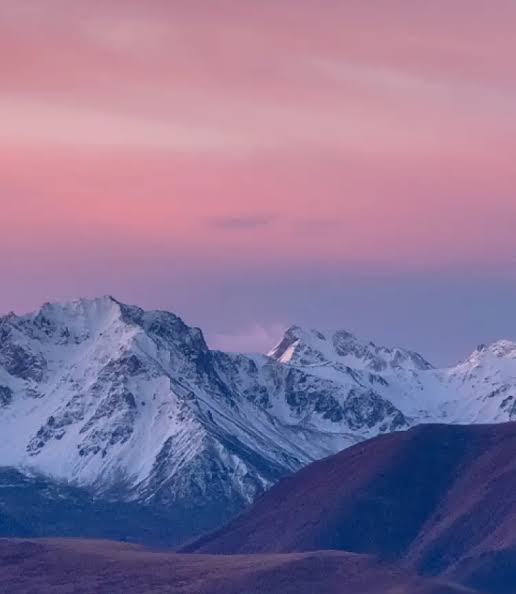
#> input picture sample.jpg, 516 x 594 px
$ python pendulum.py
#> lines starting #> are read from the running program, lines starting #| are printed output that depends on the picture
import numpy as np
from scipy.integrate import odeint
from hashlib import shake_256
from PIL import Image

#5000 samples from 0 to 49.99 seconds
times = np.arange(5000)*0.01


def derivatives(state,time,m1,m2,l1,l2):
    theta1, theta2, omega1, omega2 = state
    g = 9.81
    delta = theta1 - theta2
    coupling = m2*l1*l2

    coefficients = [
        [(m1 + m2)*l1**2, coupling*np.cos(delta)],
        [coupling*np.cos(delta),m2*l2**2],
    ]

    right_side = [
        -(m1+m2)*g*l1*np.sin(theta1)
        - coupling * omega2**2 * np.sin(delta),
        -m2*g*l2*np.sin(theta2)
        + coupling * omega1**2 * np.sin(delta),
    ]

    alpha1,alpha2 = np.linalg.solve(coefficients,right_side)
    return[omega1,omega2,alpha1,alpha2]

def make_mask(theta1_deg, theta2_deg, m1, m2, l1, l2, byte_count):
    theta1, theta2 = np.deg2rad([theta1_deg, theta2_deg])
    initial_state = np.array([theta1, theta2, 0.0, 0.0])

    trajectory = odeint(
        derivatives,
        initial_state,
        times,
        args=(m1, m2, l1, l2),
        rtol=1e-9,
        atol=1e-9,
    )

    angles = trajectory[500:, :2]
    angle_sums = angles[:, 0] + angles[:, 1]
    scaled = np.trunc(angle_sums * 1_000_000_000)
    pendulum_bytes = (scaled % 256).astype(np.uint8)

    return shake_256(pendulum_bytes.tobytes()).digest(byte_count)

if __name__ == "__main__":

    with Image.open("sample.jpg") as image:
        #small_image = image.convert("RGB").resize((128, 128))
#> image is the input picture: PIL image 516x594 RGB; mean R, G, B 135.8, 116.2, 151.1
        pixels = np.array(image.convert("RGB"), dtype=np.uint8)

    print("Image shape:", pixels.shape)
#| Image shape: (594, 516, 3)
    print("Number of color values:", pixels.size)
#| Number of color values: 919512
    print("First pixel RGB:", pixels[0, 0])
#| First pixel RGB: [190 142 158]

    mask = make_mask(120.0, -100.0, 1.0, 1.0, 1.0, 1.0, byte_count=pixels.size)

    print("Mask length:", len(mask))
#| Mask length: 919512

    mask_array = np.frombuffer(mask, dtype=np.uint8).reshape(pixels.shape)

    encrypted_pixels = np.bitwise_xor(pixels, mask_array)
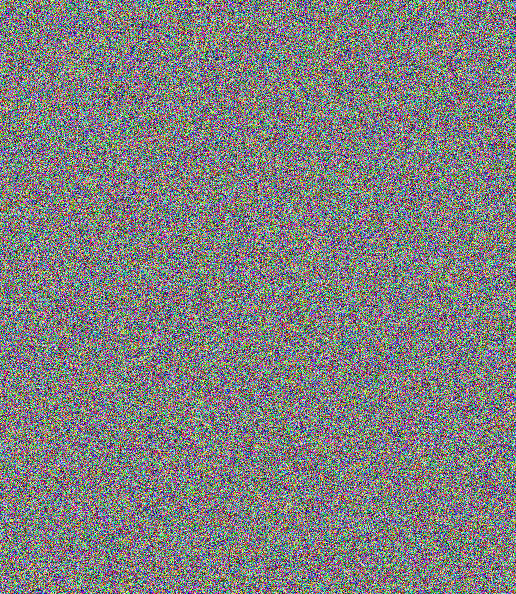
#> encrypted_pixels: shape (594, 516, 3); mean R, G, B 127.4, 127.5, 127.4

    Image.fromarray(encrypted_pixels).save("encrypted.png")

    print("First encrypted pixel:", encrypted_pixels[0, 0])
#| First encrypted pixel: [223 192  27]
    print("Saved encrypted.png")

    with Image.open("encrypted.png") as image:
        saved_pixels = np.array(image, dtype=np.uint8)

    decrypted_pixels = np.bitwise_xor(saved_pixels, mask_array)

    Image.fromarray(decrypted_pixels).save("decrypted.png")

    print("First decrypted pixel:", decrypted_pixels[0, 0])
#| First decrypted pixel: [190 142 158]
    print("Exact match:", np.array_equal(pixels, decrypted_pixels))
#| Exact match: True


    guessed_mask = make_mask(
        120.0001, -100.0, 1.0, 1.0, 1.0, 1.0, byte_count=pixels.size
    )
    guessed_mask_array = np.frombuffer(guessed_mask, dtype=np.uint8).reshape(pixels.shape)

    wrong_pixels = np.bitwise_xor(saved_pixels, guessed_mask_array)
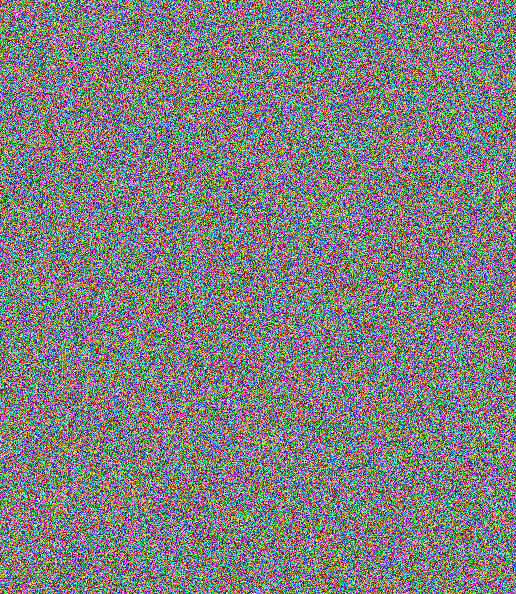
#> wrong_pixels: shape (594, 516, 3); mean R, G, B 127.5, 127.3, 127.6
    Image.fromarray(wrong_pixels).save("wrong_key.png")

    print("Wrong key exact match:", np.array_equal(pixels, wrong_pixels))
#| Wrong key exact match: False
